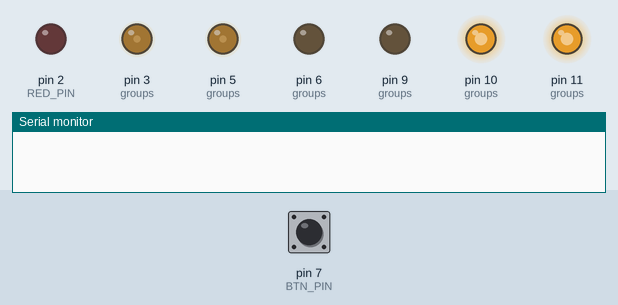
Recording of a sketch running on a simulated Arduino Uno, built with avr-gcc and run on an emulated ATmega328P. Parts: output pins drawn as LEDs (lit = HIGH), the last lines printed to the serial monitor. The test bench sets the inputs (shaded band); at power-on: pin 7 (BTN_PIN) LOW.

Above: at 7.9 s.
8.0 s: pin 7 (BTN_PIN) pulled HIGH for 3.2 s
At 11.85 s:
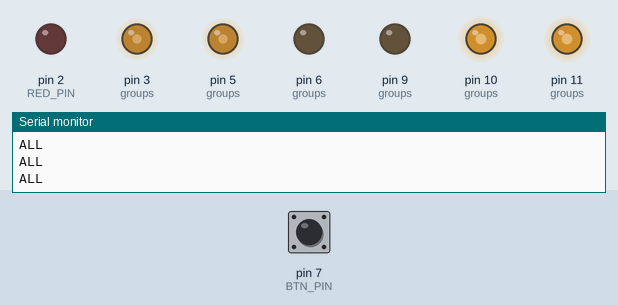
12.8 s: pin 7 (BTN_PIN) pulled HIGH for 0.15 s
At 13.85 s:
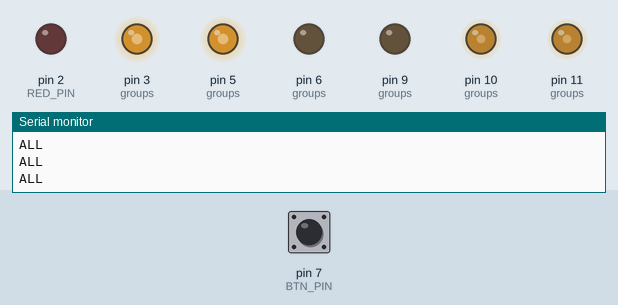
15.9 s: pin 7 (BTN_PIN) pulled HIGH for 1 s
24.9 s: pin 7 (BTN_PIN) pulled HIGH for 0.15 s
At 24.9 s:
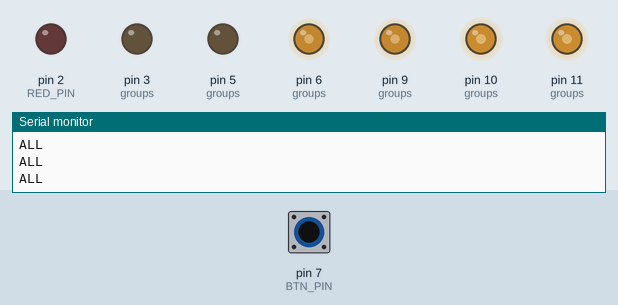
28.0 s: pin 7 (BTN_PIN) pulled HIGH for 0.15 s
30.8 s: pin 7 (BTN_PIN) pulled HIGH for 1 s
At 31.86 s:
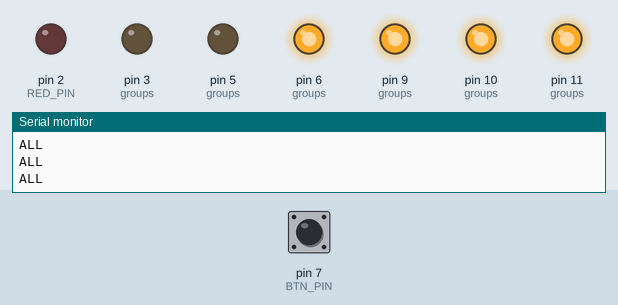
Timing chart, 0 to 37.3 s (numbered marks = the images above; inputs shaded):
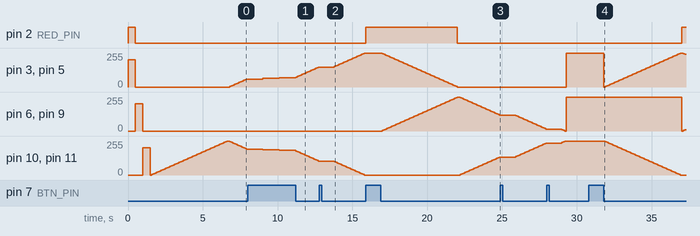

The sketch:

fading_leds_rgb_seq.ino
```cpp
// -*- mode: c; -*-

// Gradually changes brightness of LEDs (fades and brighter) connected
// to analog out pins

// number of LEDs
const int GROUPS_COUNT = 3;
// pins that these LEDs are connected to
const int groups[GROUPS_COUNT][2] =
  {{3, 5},
   {6, 9},
   {10, 11}};

// groups by color
const int RED_G = 0;
const int GREEN_G = 1;
const int BLUE_G = 2;

// where the additional red led is connected
const int RED_PIN = 2;

// button for toggling modes
const int BTN_PIN = 7;

int bright_group = RED_G;
int dimmin_group = BLUE_G;

enum modes { SEQ, ALL };

modes mode = SEQ;

void setGroup(const int group, const int value)
{
    analogWrite(groups[group][0], value);
    analogWrite(groups[group][1], value);
    if (group == RED_G && value > 0)
    {
        digitalWrite(RED_PIN, HIGH);
    }
    else
    {
        digitalWrite(RED_PIN, LOW);
    }
}


void checkButton()
{
    int buttonState = digitalRead(BTN_PIN);
    if (buttonState == HIGH)
    {
        mode = (mode == SEQ) ? ALL : SEQ ;
        Serial.println("button HIGH, mode: " + (mode == ALL) ? "ALL" : "SEQ");
        delay(1000);
    }
}

void setup()
{
    Serial.begin(9600);

    pinMode(BTN_PIN, INPUT);

    pinMode(RED_PIN, OUTPUT);
    digitalWrite(RED_PIN, HIGH);

    // put your setup code here, to run once:
    for (int i = 0; i < GROUPS_COUNT; ++i)
    {
        pinMode(groups[i][0], OUTPUT);
        pinMode(groups[i][1], OUTPUT);
        setGroup(i, 205);
        delay(500);
        setGroup(i, 0);
    }

    // first group is made to shine
    int val = 0;
    while (val < 255)
    {
        setGroup(dimmin_group, val);
        val += 5;
        // wait for N milliseconds to see the dimming effect
        delay(100);
    }
    val = 255;
    setGroup(dimmin_group, val);
    delay(100);
} // end setup


void loop()
{
    switch (mode)
    {
    case SEQ:
        // put your main code here, to run repeatedly:
        for (int bright_group = 0; bright_group < GROUPS_COUNT; ++bright_group)
        {

            int val = 0;
            while (val < 255)
            {
                setGroup(bright_group, val);
                setGroup(dimmin_group, 255-val);
                val += 5;
                // wait for N milliseconds to see the dimming effect
                delay(100);
                checkButton();
            }
            val = 255;
            setGroup(bright_group, val);
            setGroup(dimmin_group, 0);
            delay(100);
            dimmin_group = bright_group;
        }
        break;
    case ALL:
        for (int group = 0; group < GROUPS_COUNT; ++group)
        {
            setGroup(group, 255);
        }
        delay(100);
        checkButton();
        break;
    }
}
// eof
```

Measured:
- after the input at 8.0 s, pin 2 (RED_PIN): stays LOW (without the input it goes to HIGH after 3.9 s); pin 6 (groups): stays 0/255 (without the input it goes to 5/255 after 4.0 s); pin 9 (groups): stops changing and stays 0/255
- after the input at 12.8 s, pin 2 (RED_PIN): stays LOW (without the input it goes to HIGH after 2.1 s); pin 6 (groups): stays 0/255 (without the input it goes to 5/255 after 2.2 s); pin 9 (groups): stops changing and stays 0/255
- after the input at 24.9 s, pin 3 (groups), pin 5 (groups): stays 0/255 (without the input it goes to 255/255 after 2.4 s)
- after the input at 30.8 s, pin 2 (RED_PIN): LOW → HIGH after 6.2 s; pin 3 (groups): 255/255 → 0/255 after 1.0 s, → 5/255 0.10 s later, → 10/255 0.10 s later, → 15/255 0.10 s later, … (54 changes in this stretch)
